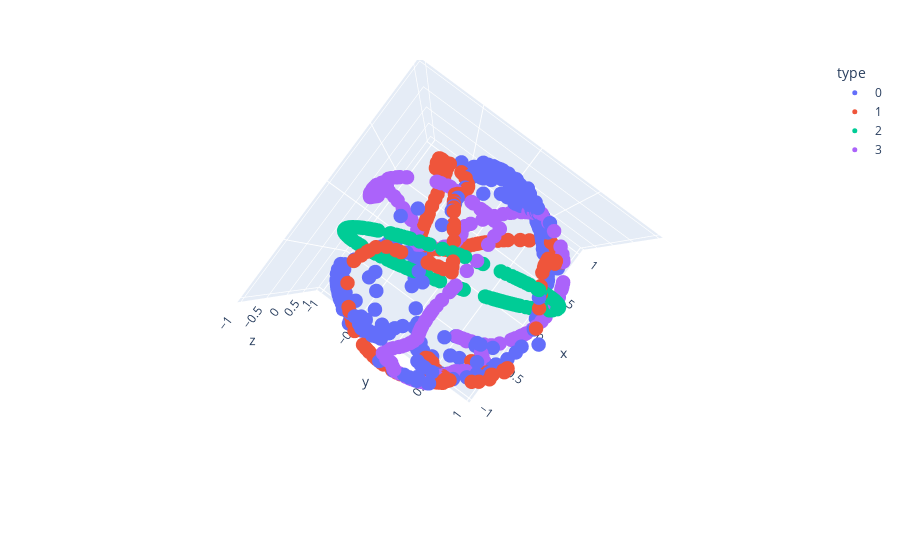

Notebook source saved alongside this figure:
### Code cell
df = pd.DataFrame(np.concatenate(pred_points, axis=0), columns=['x', 'y', 'z'])
df['type'] = sum([[f'{i}']*300 for i in range(modes+1)], [])
fig = px.scatter_3d(df, x='x', y='y', z='z', color='type')
fig.update_traces(marker={'size': 5})
fig.show()

### Figure 1 — Plotly figure (JSON) as saved in the notebook; plotly's stock layout.template omitted (floating-point values rounded to 4 significant figures; data arrays with more than 128 entries replaced by an {"elided": "..."} marker saying what was removed)
{"data": [{"hovertemplate": "type=0<br>x=%{x}<br>y=%{y}<br>z=%{z}<extra></extra>", "legendgroup": "0", "marker": {"color": "#636efa", "size": 5, "symbol": "circle"}, "mode": "markers", "name": "0", "scene": "scene", "showlegend": true, "type": "scatter3d", "x": {"elided": "300 float values"}, "y": {"elided": "300 float values"}, "z": {"elided": "300 float values"}}, {"hovertemplate": "type=1<br>x=%{x}<br>y=%{y}<br>z=%{z}<extra></extra>", "legendgroup": "1", "marker": {"color": "#EF553B", "size": 5, "symbol": "circle"}, "mode": "markers", "name": "1", "scene": "scene", "showlegend": true, "type": "scatter3d", "x": {"elided": "300 float values"}, "y": {"elided": "300 float values"}, "z": {"elided": "300 float values"}}, {"hovertemplate": "type=2<br>x=%{x}<br>y=%{y}<br>z=%{z}<extra></extra>", "legendgroup": "2", "marker": {"color": "#00cc96", "size": 5, "symbol": "circle"}, "mode": "markers", "name": "2", "scene": "scene", "showlegend": true, "type": "scatter3d", "x": {"elided": "300 float values"}, "y": {"elided": "300 float values"}, "z": {"elided": "300 float values"}}, {"hovertemplate": "type=3<br>x=%{x}<br>y=%{y}<br>z=%{z}<extra></extra>", "legendgroup": "3", "marker": {"color": "#ab63fa", "size": 5, "symbol": "circle"}, "mode": "markers", "name": "3", "scene": "scene", "showlegend": true, "type": "scatter3d", "x": {"elided": "300 float values"}, "y": {"elided": "300 float values"}, "z": {"elided": "300 float values"}}], "layout": {"autosize": true, "legend": {"title": {"text": "type"}, "tracegroupgap": 0}, "margin": {"t": 60}, "scene": {"aspectmode": "auto", "aspectratio": {"x": 1.0, "y": 0.9938, "z": 1.006}, "camera": {"center": {"x": 0, "y": 0, "z": 0}, "eye": {"x": 1.065e-16, "y": -7.896e-17, "z": -2.165}, "projection": {"type": "perspective"}, "up": {"x": 0, "y": 0, "z": 1}}, "domain": {"x": [0, 1], "y": [0, 1]}, "xaxis": {"title": {"text": "x"}, "type": "linear"}, "yaxis": {"title": {"text": "y"}, "type": "linear"}, "zaxis": {"title": {"text": "z"}, "type": "linear"}}}}
